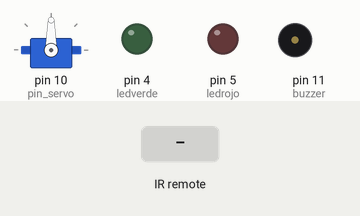
A sketch run on a simulated Arduino Uno, built with avr-gcc and run on an emulated ATmega328P. Parts: servo, output pins drawn as LEDs (lit = HIGH), buzzer (waves = sounding). Inputs (shaded band) come from the test bench. Random numbers use the default seed unless the sketch sets one.

Above: at 1.2 s.
1.3 s: infrared code 0xFF18E7 received
At 2.5 s:
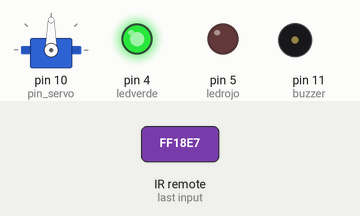
2.8 s: infrared code 0xFF10EF received
At 3.9 s:
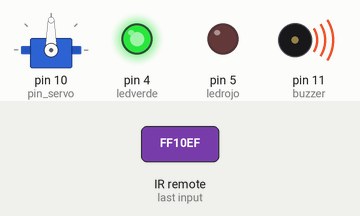
4.3 s: infrared code 0xFF4AB5 received
At 5.0 s:
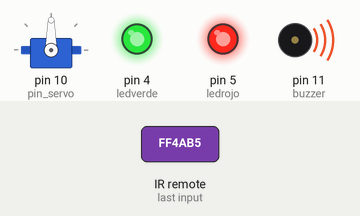
5.8 s: infrared code 0xFFA25D received
At 6.2 s:
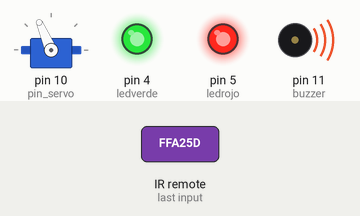
7.3 s: infrared code 0xFF629D received
At 8.5 s:
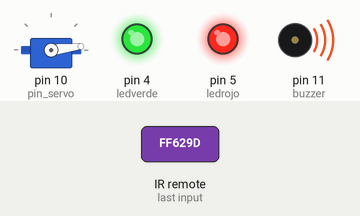
8.8 s: infrared code 0xFFE21D received
At 9.7 s:
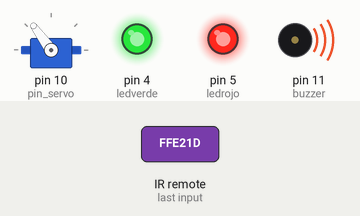
Timing chart, 0 to 11.3 s (numbered marks = the images above; inputs shaded):
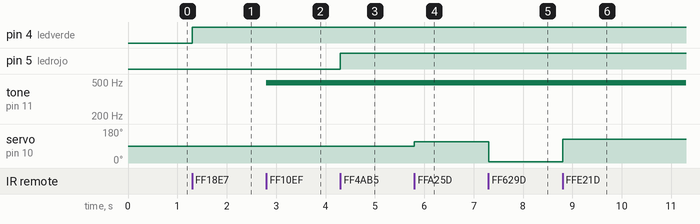

The sketch:

TP5EJ3.ino
```cpp
/* 3. Utilice un control remoto inalámbrico para realizar las siguientes actividades:
a. Teclas del 0 al 9 deberá mover un servo de manera aleatoria entre en número de la tecla apretada y 160.
b. Teclas arriba y abajo deberá encender un led rojo y verde respectivamente.
c. Teclas izquierda y derecha emitir un beep de 2 segundos.
d. Tecla Ok deberá reproducir la marcha imperial del ejercicio 8 de la guía 3.*/

#include "IRremote.h"
#include "Servo.h"

//Control
const long KEY_UP = 0xFF18E7;
const long KEY_LEFT =0xFF10EF;
const long KEY_OK = 0xFF38C7;
const long KEY_RIGHT = 0xFF5AA5;
const long KEY_DOWN = 0xFF4AB5;
const long KEY_1 =0xFFA25D;
const long KEY_2 = 0xFF629D;
const long KEY_3 = 0xFFE21D;
const long KEY_4 = 0xFF22DD;
const long KEY_5 = 0xFF02FD;
const long KEY_6 = 0xFFC23D;
const long KEY_7 = 0xFFE01F;
const long KEY_8 = 0xFFA857;
const long KEY_9 = 0xFF906F;
const long KEY_0 = 0xFF9867;
const long KEY_ASTERISK = 0xFF6897;
const long KEY_POUND = 0xFFB04F;

const int RECV_PIN = 9;
int x;

#define pin_servo 10
#define ledverde 4
#define ledrojo 5
#define buzzer 11

Servo servoMotor;
IRrecv irrecv(RECV_PIN);
decode_results results;

void setup(){
   pinMode(ledverde, OUTPUT);
   pinMode(ledrojo, OUTPUT);
   pinMode(buzzer, OUTPUT);
   Serial.begin(9600);
   irrecv.enableIRIn();
   servoMotor.attach(pin_servo);
}

void loop(){
   if (irrecv.decode(&results)){
      switch (results.value)
      {
      case KEY_UP:
         if (digitalRead(ledverde)==LOW){
          digitalWrite(ledverde,HIGH);
         }
         else{
          digitalWrite(ledverde,LOW);
         }
         break;
      case KEY_LEFT:
         beep();
         break;
      case KEY_OK:
         Serial.println("Suena la marcha imperial"); //Incompatibilidad de librerias
         break;
      case KEY_RIGHT:
         beep();
         break;
      case KEY_DOWN:
         if (digitalRead(ledrojo)==LOW){
          digitalWrite(ledrojo,HIGH);
         }
         else{
          digitalWrite(ledrojo,LOW);
         }break;
      case KEY_1:
         x = random(1,160);
         servoMotor.write(x);
         break;
      case KEY_2:
         x = random(2,160);
         servoMotor.write(x);
         break;
      case KEY_3:
         x = random(3,160);
         servoMotor.write(x);
         break;
      case KEY_4:
         x = random(4,160);
         servoMotor.write(x);
         break;
      case KEY_5:
         x = random(5,160);
         servoMotor.write(x);
         break;
      case KEY_6:
         x = random(6,160);
         servoMotor.write(x);
         break;
      case KEY_7:
         x = random(7,160);
         servoMotor.write(x);
         break;
      case KEY_8:
         x = random(8,160);
         servoMotor.write(x);
         break;
      case KEY_9:
         x = random(9,160);
         servoMotor.write(x);
         break;
      case KEY_0:
         Serial.println("KEY_0");
         break;
      case KEY_ASTERISK:
         Serial.println("KEY_ASTERISK");
         break;
      case KEY_POUND:
         Serial.println("KEY_POUND");
         break;
      }
      irrecv.resume();
   }
}

void beep(){
    analogWrite(buzzer, 20);
    delay(500);                 // Espera
    analogWrite(buzzer, 0);            // Apaga
    delay(500);                 // Espera
}
```

Measured:
- after the input at 1.3 s, pin 4 (ledverde): LOW → HIGH at once
- after the input at 2.8 s, tone on pin 11 (buzzer): silent → 490 Hz at once
- after the input at 4.3 s, pin 5 (ledrojo): LOW → HIGH at once
- after the input at 5.8 s, servo on pin 10 (pin_servo): 90° → 113° at once
- after the input at 7.3 s, servo on pin 10 (pin_servo): 113° → 7° at once
- after the input at 8.8 s, servo on pin 10 (pin_servo): 7° → 126° at once
